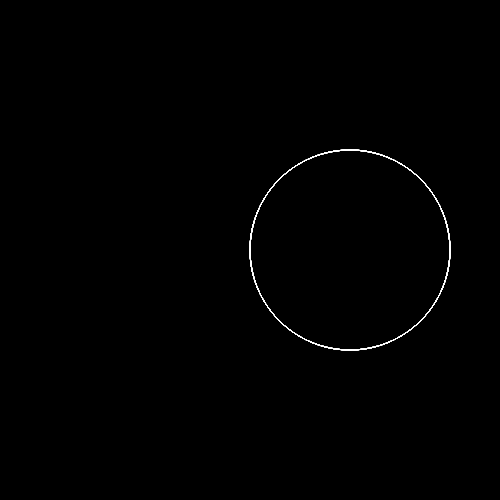
Frame 1 (no input)
Frame 60 (no input): identical to frame 1, image omitted
Frame 120 (the mouse pressed at the canvas centre since frame 60): identical to frame 1, image omitted

The p5.js sketch that drew this single still picture (run headless with seeded random() and noise() and a simulated clock; from frame 60 on, the mouse is pressed at the canvas centre):

// p5.js sketch
// ── sketch.js
let d = 8
let n = 5;
let sliderk;

function setup()
{
  createCanvas(500, 500);
  sliderd = createSlider(1, 10, 5);
  slidern = createSlider(1, 10, 5)
  background(0);
}

function draw()
{
  background(0);
  translate(width/2, height/2);

  stroke(255);
  stroke(255);
  noFill();

  n = slidern.value();
  d = sliderd.value();
  k = n/d;

  beginShape();
  for (let angle=0; angle < TWO_PI * 10; angle += 0.02)
  {
    let r = 200 * cos(k * angle);
    let x = r * cos(angle);
    let y = r * sin(angle);
    
    vertex(x, y);
  }
  endShape();
}
